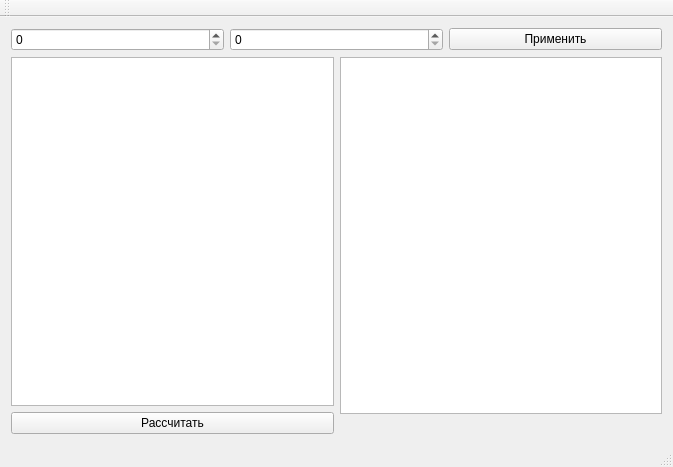
<?xml version="1.0" encoding="UTF-8"?>
<ui version="4.0">
 <class>MyClient</class>
 <widget class="QMainWindow" name="MyClient">
  <property name="geometry">
   <rect>
    <x>0</x>
    <y>0</y>
    <width>673</width>
    <height>467</height>
   </rect>
  </property>
  <property name="windowTitle">
   <string>MyClient</string>
  </property>
  <widget class="QWidget" name="centralWidget">
   <layout class="QVBoxLayout" name="verticalLayout">
    <item>
     <layout class="QHBoxLayout" name="horizontalLayout">
      <item>
       <widget class="QSpinBox" name="spinBox_width"/>
      </item>
      <item>
       <widget class="QSpinBox" name="spinBox_height"/>
      </item>
      <item>
       <widget class="QPushButton" name="resizeTableBut">
        <property name="text">
         <string>Применить</string>
        </property>
       </widget>
      </item>
     </layout>
    </item>
    <item>
     <layout class="QHBoxLayout" name="horizontalLayout_2">
      <item>
       <layout class="QVBoxLayout" name="verticalLayout_2">
        <item>
         <widget class="QTableWidget" name="tableMatrix">
          <attribute name="horizontalHeaderVisible">
           <bool>false</bool>
          </attribute>
          <attribute name="horizontalHeaderHighlightSections">
           <bool>false</bool>
          </attribute>
          <attribute name="verticalHeaderVisible">
           <bool>false</bool>
          </attribute>
          <attribute name="verticalHeaderHighlightSections">
           <bool>false</bool>
          </attribute>
         </widget>
        </item>
        <item>
         <widget class="QPushButton" name="sendBut">
          <property name="text">
           <string>Рассчитать</string>
          </property>
         </widget>
        </item>
       </layout>
      </item>
      <item>
       <layout class="QVBoxLayout" name="verticalLayout_8">
        <item>
         <widget class="QTableWidget" name="tableResult"/>
        </item>
        <item>
         <widget class="QLabel" name="labelResult">
          <property name="text">
           <string/>
          </property>
         </widget>
        </item>
       </layout>
      </item>
     </layout>
    </item>
   </layout>
  </widget>
  <widget class="QMenuBar" name="menuBar">
   <property name="geometry">
    <rect>
     <x>0</x>
     <y>0</y>
     <width>673</width>
     <height>26</height>
    </rect>
   </property>
  </widget>
  <widget class="QToolBar" name="mainToolBar">
   <attribute name="toolBarArea">
    <enum>TopToolBarArea</enum>
   </attribute>
   <attribute name="toolBarBreak">
    <bool>false</bool>
   </attribute>
  </widget>
  <widget class="QStatusBar" name="statusBar"/>
 </widget>
 <layoutdefault spacing="6" margin="11"/>
 <resources/>
 <connections/>
</ui>
